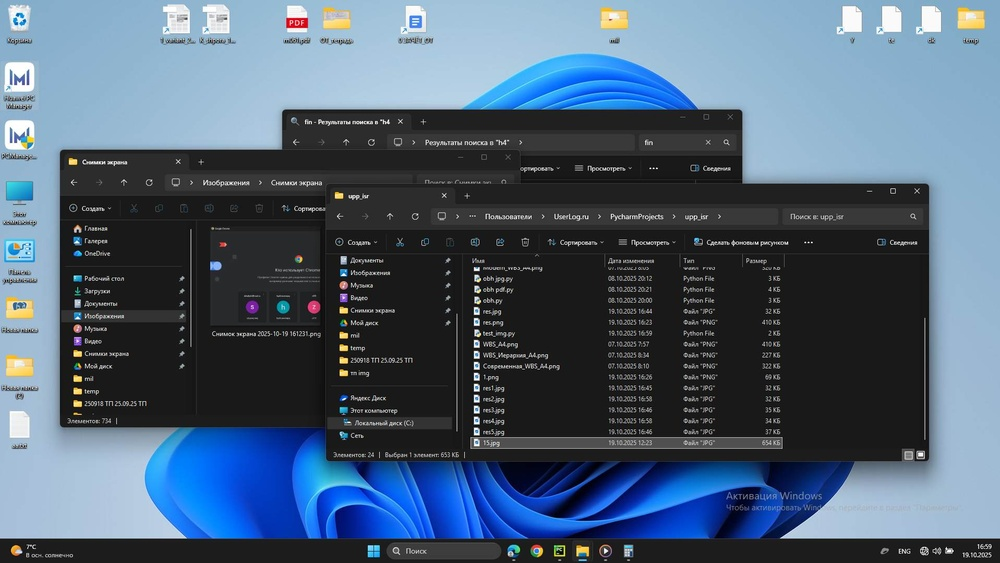
#> input picture basic/image/data/a10.jpg, 1000 x 563 px, shrunk from 1917 x 1079 before the run
$ python test.py
#> lines starting #> are read from the running program, lines starting #| are printed output that depends on the picture; after the words box and inside, x2 and y2 are one past the last pixel; in counts of white or black regions, pixels touching at a corner belong together
import cv2
from PIL import Image
from time import time
import numpy as np


def bw_pipeline(input_path, output_path):
    # Загрузка
#> called with input_path = 'a10.jpg', output_path = 'test4_final_output.jpg'
    image = cv2.imread(input_path, cv2.IMREAD_GRAYSCALE)
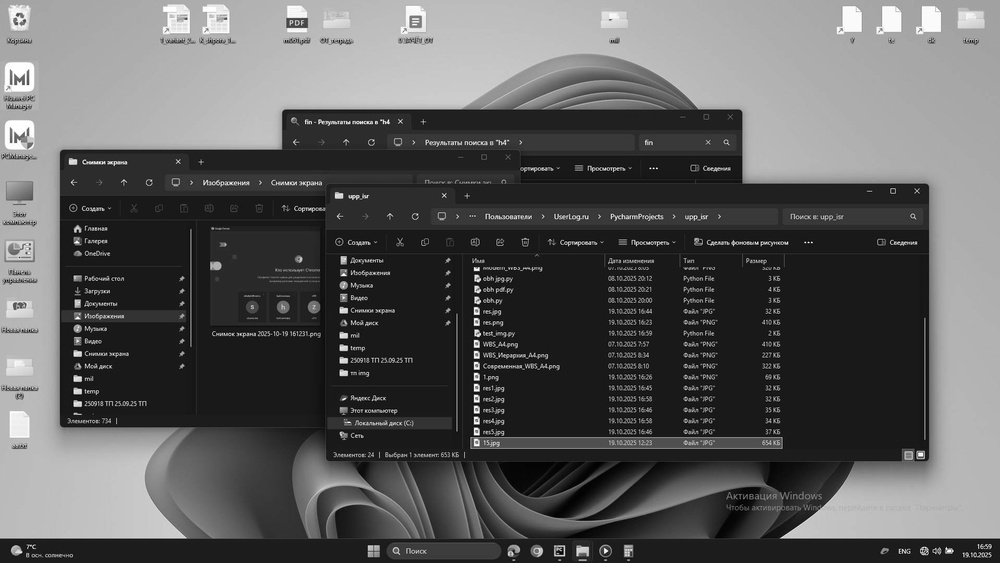
#> image: shape (563, 1000); min 0, max 255, mean 92

    ST = time()
    image = cv2.blur(image, (2, 2))  # 1
    print("1", time() - ST)

    # Адаптивная бинаризация
    ST = time()
    image = cv2.adaptiveThreshold(image, 255, cv2.ADAPTIVE_THRESH_GAUSSIAN_C, cv2.THRESH_BINARY, 11, 2)
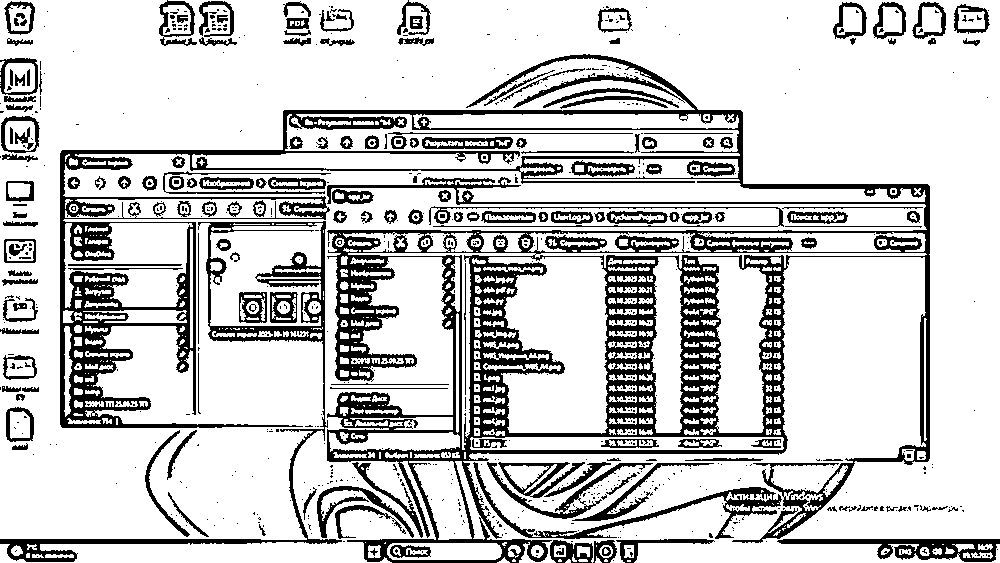
#> image: shape (563, 1000); 79.4% white; 888 black regions (711 under 20 px), largest, box (x1, y1, x2, y2) and area: (60, 54, 930, 563) 69881, (0, 221, 342, 562) 6772, (473, 462, 782, 539) 2456
    print("2", time() - ST)

    kernel = cv2.getStructuringElement(cv2.MORPH_RECT, (2, 2))
    image = cv2.morphologyEx(image, cv2.MORPH_OPEN, kernel)
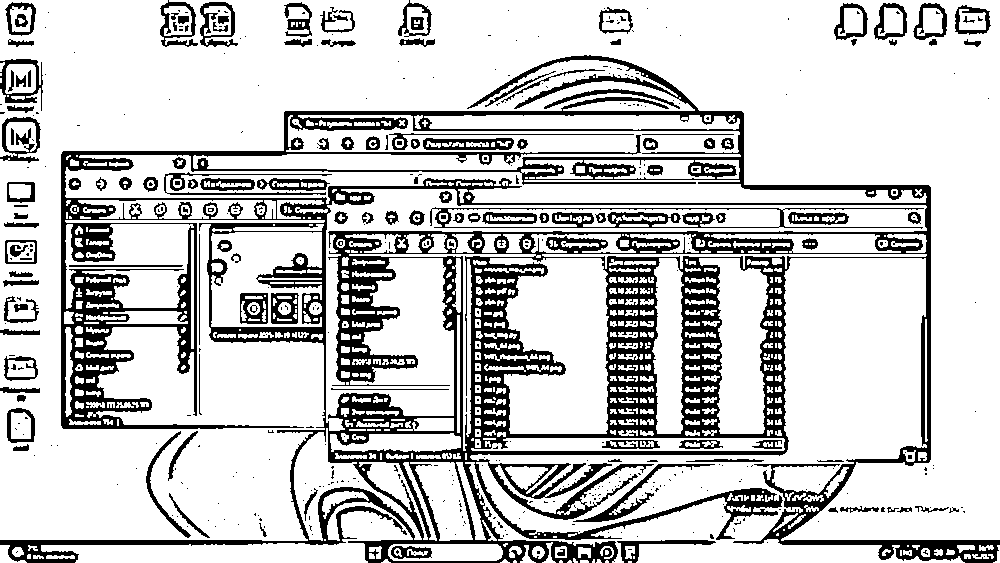
#> image: shape (563, 1000); 78.8% white; 493 black regions (364 under 20 px), largest, box (x1, y1, x2, y2) and area: (0, 55, 1000, 563) 92692, (430, 207, 924, 229) 2380, (573, 464, 715, 522) 897
    # image = cv2.medianBlur(image, ksize=1)

    # Сохранение
    cv2.imwrite(output_path, image)

    return image

result = bw_pipeline('a10.jpg', 'test4_final_output.jpg')
print(result)
#> (printed output is left out)
Image.fromarray(result).show()

$ run again, with basic/image/data/a3.jpg copied over basic/image/data/a10.jpg
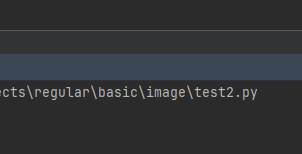
#> input picture basic/image/data/a3.jpg, 302 x 154 px
#> in bw_pipeline, `image = cv2.adaptiveThreshold(image, 255, cv2.ADAPTIVE_THRESH_GAUSSIAN..`:
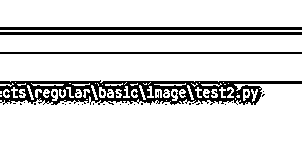
#> image: shape (154, 302); 86.3% white; 37 black regions (33 under 20 px), largest, box (x1, y1, x2, y2) and area: (0, 80, 302, 105) 3855, (0, 27, 302, 30) 906, (0, 32, 302, 35) 906, (0, 52, 302, 54) 604
#> in bw_pipeline, `image = cv2.morphologyEx(image, cv2.MORPH_OPEN, kernel)`:
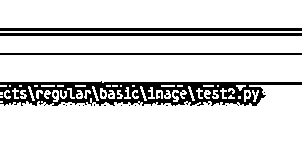
#> image: shape (154, 302); 85.7% white; 24 black regions (20 under 20 px), largest, box (x1, y1, x2, y2) and area: (0, 81, 302, 106) 4190, (0, 28, 302, 31) 906, (0, 33, 302, 36) 906, (0, 53, 302, 55) 604
#> (printed output is left out)

$ run again, with basic/image/data/a4.jpg copied over basic/image/data/a10.jpg
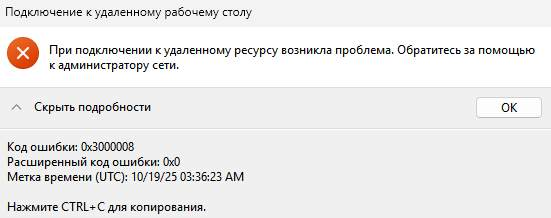
#> input picture basic/image/data/a4.jpg, 551 x 218 px
#> in bw_pipeline, `image = cv2.adaptiveThreshold(image, 255, cv2.ADAPTIVE_THRESH_GAUSSIAN..`:
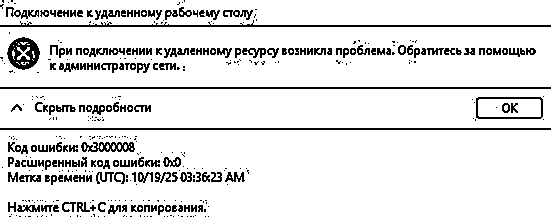
#> image: shape (218, 551); 89.3% white; black in thin lines or dots
#> in bw_pipeline, `image = cv2.morphologyEx(image, cv2.MORPH_OPEN, kernel)`:
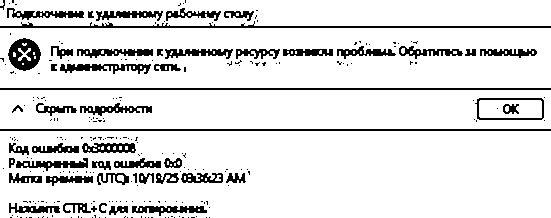
#> image: shape (218, 551); 88.3% white; 246 black regions (196 under 20 px), largest, box (x1, y1, x2, y2) and area: (0, 21, 551, 28) 1199, (0, 88, 551, 90) 1102, (0, 129, 551, 131) 1102
#> (printed output is left out)

$ run again, with basic/image/data/a5.jpg copied over basic/image/data/a10.jpg
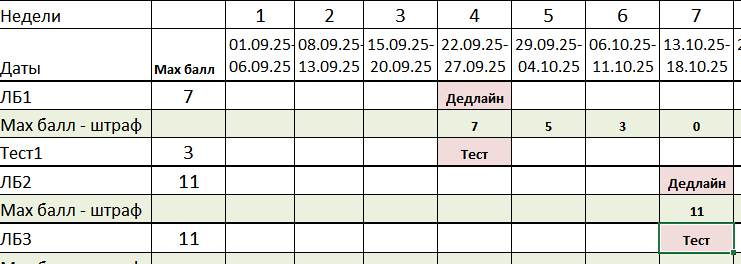
#> input picture basic/image/data/a5.jpg, 741 x 264 px
#> in bw_pipeline, `image = cv2.adaptiveThreshold(image, 255, cv2.ADAPTIVE_THRESH_GAUSSIAN..`:
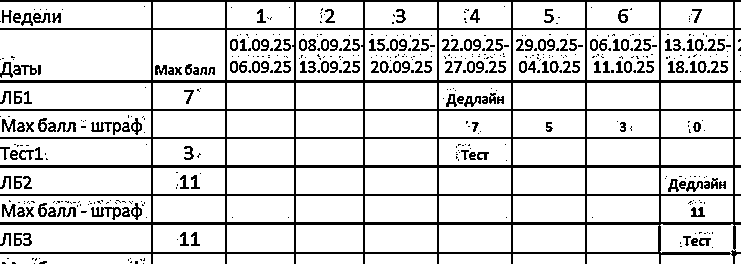
#> image: shape (264, 741); 84.4% white; black in thin lines or dots
#> in bw_pipeline, `image = cv2.morphologyEx(image, cv2.MORPH_OPEN, kernel)`:
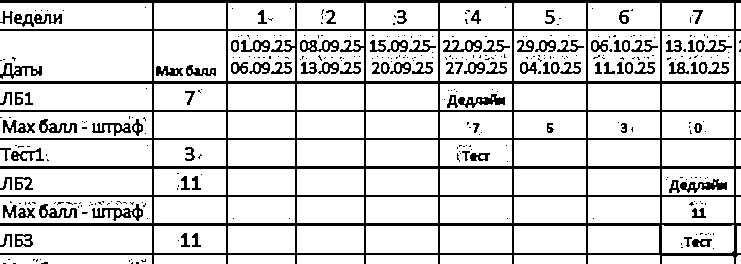
#> image: shape (264, 741); 83.7% white; black in thin lines or dots
#> (printed output is left out)
